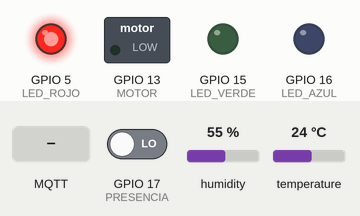
The sketch below on a simulated ESP32. On the bench: switched loads named in the sketch (green lamp = pin HIGH), output pins drawn as LEDs (lit = HIGH). The inputs (shaded band) are chosen by the test bench; at power-on: GPIO 17 (PRESENCIA) LOW, humidity 55 %, temperature 24 °C. WiFi joins after 1.5 s; servers stay silent unless stated; no MQTT or app messages arrive unless stated; what the sketch prints to the serial monitor is not drawn.

Above: at 2.8 s.
2.9 s: GPIO 17 (PRESENCIA) driven HIGH
At 3.8 s:
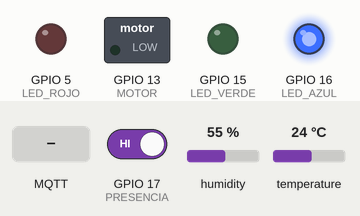
4.4 s: MQTT message "true" arrives on the first subscribed topic
At 4.9 s:
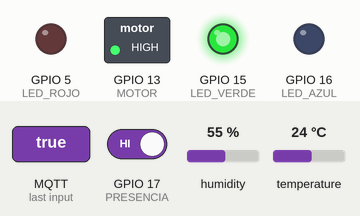
Timing chart, 0 to 7.9 s (numbered marks = the images above; inputs shaded):
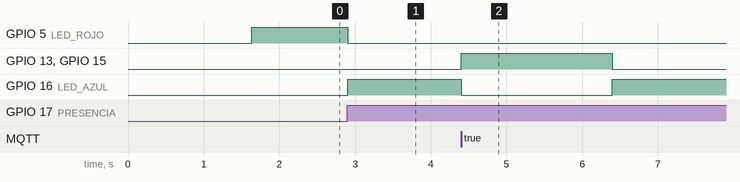

The sketch:

Proyecto_IIOT.ino
```cpp
#include <ArduinoJson.h>  // https://arduinojson.org/
#include <PubSubClient.h> // https://github.com/knolleary/pubsubclient
#include <WiFi.h>
#include <Wire.h>
#include "DHT.h" // Include DHT library
#define LED_AZUL 16
#define LED_ROJO 5
#define LED_VERDE 15
#define MOTOR 13
#define PRESENCIA 17
#define DHT_PIN 21     // Defines pin number to which the sensor is connected
#define DHT_TYPE DHT11 // Defines the sensor type. It can be DHT11 or DHT22
// Define new subscription topics here
#define COMMAND_TOPIC "rele"
//#define TEST_TOPIC "P"

// Replace the next variables with your Wi-Fi SSID/Password
const char *WIFI_SSID = "AndroidAP";
const char *WIFI_PASSWORD = "plbh5028";
char macAddress[18];
bool pres=LOW;
const char *MQTT_BROKER_IP = "iiot-upc.gleeze.com";
const int MQTT_PORT = 1883;
const char *MQTT_USER = "iiot-upc";
const char *MQTT_PASSWORD = "cim2020";
const bool RETAINED = true;
const int QoS = 0; // Quality of Service for the subscriptions
float temperatura,humedad;

WiFiClient wifiClient;
PubSubClient mqttClient(wifiClient);
DHT dhtSensor(DHT_PIN, DHT_TYPE); // Defines the sensor dht

void setup() {
  Serial.begin(9600); // Starts the serial communication
  Serial.println("\nBooting device...");
  //Sensor de temperatura
  dhtSensor.begin(); // Starts sensor communication
  //Outputs
  pinMode(LED_AZUL, OUTPUT); // Pinout as output
  pinMode(LED_VERDE, OUTPUT); // Pinout as output
  pinMode(LED_ROJO, OUTPUT); // Pinout as output
  pinMode(MOTOR, OUTPUT); // Pinout as output
  pinMode(PRESENCIA, INPUT); // Pinout as output

  //Comunicación MQTT
  mqttClient.setServer(MQTT_BROKER_IP,MQTT_PORT); // Connect the configured mqtt broker
  mqttClient.setCallback(callback);
  connectToWiFiNetwork(); // Connects to the configured network
  connectToMqttBroker();  // Connects to the configured mqtt broker
  setSubscriptions();     // Subscribe defined topics


}

void loop() {
  checkConnections(); // We check the connection every time

  // Publish every 2 seconds
  static int nowTime = millis();
  static int startTime = 0;
  static int elapsedTime = 0;
  nowTime = millis();
  elapsedTime = nowTime - startTime;

  sensPresencia();
  leds();
  if (elapsedTime >= 2000) {
    //publishIntNumber();   // Publishes an int number
    lecturaDHT11();
    publishDHT11();     // Publishes a big json
    startTime = nowTime;
  }
}

void leds(){

  if (pres==HIGH){
    digitalWrite(LED_VERDE,LOW);
    digitalWrite(LED_AZUL,HIGH);
    digitalWrite(LED_ROJO,LOW);
    } else{
      digitalWrite(LED_VERDE,LOW);
      digitalWrite(LED_ROJO,HIGH);
      digitalWrite(LED_AZUL,LOW);
      }

  }


void sensPresencia(){
  bool val;
  val = digitalRead(PRESENCIA);
   if (val == HIGH and pres == LOW)   //si está activado
   {
        Serial.println("Sensor activado");
        pres = HIGH;

   }
  }

void lecturaDHT11() {

  float t=dhtSensor.readTemperature();
  float h=dhtSensor.readHumidity();
  if(!isnan(t)){temperatura =t;}
  if(!isnan(h)){humedad = h;}
   }

void setSubscriptions() {
  subscribe(COMMAND_TOPIC);
  //subscribe(TEST_TOPIC);
}

void subscribe(char *newTopic) {
  const String topicStr = createTopic(newTopic);
  const char *topic = topicStr.c_str();
  mqttClient.subscribe(topic, QoS);
  Serial.println("Client MQTT subscribed to topic: " + topicStr +
                 " (QoS:" + String(QoS) + ")");
}

void callback(char *topic, byte *payload, unsigned int length) {
  // Register all subscription topics
  static const String cmdTopicStr = createTopic(COMMAND_TOPIC);
//static const String testTopicStr = createTopic(TEST_TOPIC);

  String msg = unwrapMessage(payload, length);
  Serial.println(" => " + String(topic) + ": " + msg);

  // What to do in each topic case?
  if (String(topic) == cmdTopicStr) {
    if (msg== "true" and pres == HIGH){
      digitalWrite(MOTOR,HIGH);
      digitalWrite(LED_VERDE,HIGH);
      digitalWrite(LED_ROJO,LOW);
      digitalWrite(LED_AZUL,LOW);
      delay(2000);
      pres=LOW;
      digitalWrite(MOTOR,LOW);
      }else if (msg=="false"){
        digitalWrite(MOTOR,LOW);
        pres=LOW;
        }
  //} else if (String(topic) == testTopicStr) {
    // Do some other stuff
  } else {
    Serial.println("[WARN] - '" + String(topic) +
                   "' topic was correctly subscribed but not defined in the "
                   "callback function");
  }
}
String unwrapMessage(byte *message, unsigned int length) {
  String msg;
  for (int i = 0; i < length; i++) { // Unwraps the string message
    msg += (char)message[i];
  }
  return msg;
}

/*
void publishIntNumber() {
  static int counter = 0;
  static const String topicStr = createTopic("int_number");
  static const char *topic = topicStr.c_str();

  counter++;

  mqttClient.publish(topic, String(counter).c_str(), RETAINED);
  Serial.println(" <= " + String(topic) + ": " + String(counter));
}*/


void publishDHT11() {
  static const String topicStr = createTopic("DHT11");
  static const char *topic = topicStr.c_str();

  StaticJsonDocument<40> doc; // Create JSON document of 128 bytes
  char buffer[40];


  doc["T"] = temperatura; // Add names and values to the JSON document
  doc["H"] = humedad;

  // Serialize the JSON document to a buffer in order to publish it
  serializeJson(doc, buffer);
  mqttClient.publish(topic, buffer, RETAINED);
  Serial.println(" <= " + String(topic) + ": " + String(buffer));
}

String createTopic(char *topic) {
  String topicStr = String(macAddress) + "/" + topic;
  return topicStr;
}

void connectToWiFiNetwork() {
  Serial.print(
      "Connecting with Wi-Fi: " +
      String(WIFI_SSID)); // Print the network which you want to connect
  WiFi.begin(WIFI_SSID, WIFI_PASSWORD);
  while (WiFi.status() != WL_CONNECTED) {
    delay(500);
    Serial.print(".."); // Connecting effect
  }
  Serial.print("..connected!  (ip: "); // After being connected to a network,
                                       // our ESP32 should have a IP
  Serial.print(WiFi.localIP());
  Serial.println(")");
  String macAddressStr = WiFi.macAddress().c_str();
  strcpy(macAddress, macAddressStr.c_str());
}

void connectToMqttBroker() {
  Serial.print(
      "Connecting with MQTT Broker:" +
      String(MQTT_BROKER_IP));    // Print the broker which you want to connect
  mqttClient.connect(macAddress, MQTT_USER, MQTT_PASSWORD);// Using unique mac address from ESP32
  while (!mqttClient.connected()) {
    delay(500);
    Serial.print("..");             // Connecting effect
    mqttClient.connect(macAddress); // Using unique mac address from ESP32
  }
  Serial.println("..connected! (ClientID: " + String(macAddress) + ")");
}

void checkConnections() {
  if (mqttClient.connected()) {
    mqttClient.loop();
  } else { // Try to reconnect
    Serial.println("Connection has been lost with MQTT Broker");
    if (WiFi.status() != WL_CONNECTED) { // Check wifi connection
      Serial.println("Connection has been lost with Wi-Fi");
      connectToWiFiNetwork(); // Reconnect Wifi
    }
    connectToMqttBroker(); // Reconnect Server MQTT Broker
  }
}
```

Measured:
- after the input at 2.9 s, GPIO 5 (LED_ROJO): HIGH → LOW at once; GPIO 16 (LED_AZUL): LOW → HIGH at once
- after the input at 4.4 s, GPIO 13 (MOTOR), GPIO 15 (LED_VERDE): LOW → HIGH at once, → LOW 2.0 s later; GPIO 16 (LED_AZUL): HIGH → LOW at once, → HIGH 2.0 s later
